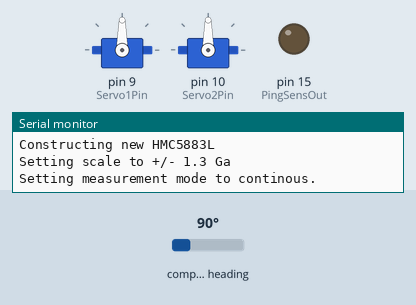
A sketch run on a simulated Arduino Uno, built with avr-gcc and run on an emulated ATmega328P. On the bench: 2 × servo, output pins drawn as LEDs (lit = HIGH), the last lines printed to the serial monitor. Wiring (inferred from the names in the program): HMC5883L compass at I2C address 0x1E. Inputs (shaded band) come from the test bench; at power-on: compass heading 90°.

Above: at 0.1 s.
At 0.6 s:
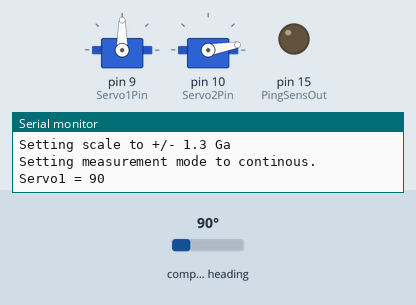
Timing chart, 0 to 2.1 s (numbered marks = the images above):
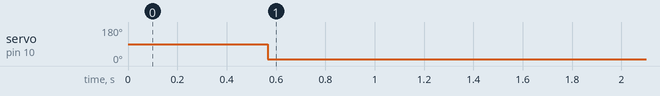

Measured:
- by itself, servo on pin 10 (Servo2Pin): 90° → 10° at 0.57 s

The sketch:

pointy.ino
```cpp
/*

Pin    Used  Function
1
2 INT
3 INT  X     Motor2
4
5      X     Motor3
6      X     Motor4
7
8
9      X    Servo1
10     .    Servo2
11     X    Motor1
12
13

14 A0  X    RightEncoder
15 A1  X    LeftEncoder
16 A2  X    PingOut
17 A3  X    PingIn
18 A4  X    SDA
19 A5  X    SDL

*/

#define DEBUG 1  //Debug Code  1=on 0=off.

//HMC5883L electronic compass
// Reference the I2C Library
#include <Wire.h>
#define I2CSDA 4 //Use Analog Pin 4 as SDA
#define I2CSDL 5 //Use Analog Pin 5 as SDL
// Reference the HMC5883L Compass Library
#include <HMC5883L.h>
// Store our compass as a variable.
HMC5883L compass;
int heading = 0;

//Servo Section
#include <Servo.h>
Servo myservo1;  // create servo object to control a servo
Servo myservo2;  // create servo object to control a servo
#define Servo1Pin 9
#define Servo2Pin 10

int Servo1Pos=90,Servo2Pos=90,Servo1Angle=0,Servo2Angle=0;
#define servoIncrementValue 30


//Motor Section
/*
 // motor pins

 Digital pin 11: DC Motor #1 / Stepper #1 (activation/speed control)
 Digital pin 3: DC Motor #2 / Stepper #1 (activation/speed control)
 Digital pin 5: DC Motor #3 / Stepper #2 (activation/speed control)
 Digital pin 6: DC Motor #4 / Stepper #2 (activation/speed control)

 Digital pin 4, 7, 8 and 12 are used to drive DC motors and Stepper motors via the 74HC595 serial-to-parallel latch
 All these pins are in use if any DC motors or steppers are used

 Digital pin 9: Servo #1 control
 Digital pin 10: Servo #2 control
 */

#include <AFMotor.h>
AF_DCMotor motor1(1,MOTOR12_1KHZ);
AF_DCMotor motor2(2,MOTOR12_1KHZ);
AF_DCMotor motor3(3,MOTOR34_1KHZ);
AF_DCMotor motor4(4,MOTOR34_1KHZ);

//AF_DCMotor motor1(1,MOTOR12_64KHZ);
//AF_DCMotor motor2(2,MOTOR12_64KHZ);
//AF_DCMotor motor3(3,MOTOR34_64KHZ);
//AF_DCMotor motor4(4,MOTOR34_64KHZ);

//Sound.
//#define BuzzerPin 14

// ultrasonic 1
#define PingSensOut 15  // pin for triggering pulse    INPUT
#define PingSensIn 16   // pin for recieving echo      OUPUT
int PingDist;           // how long it takes for the sound to rebound

// map
byte x,y;
const int points=20;
//Set up the world. It is only 40 units by 40 units.
byte mapArray[20][20];
//byte mapArray[15][15];

byte flags; //this a flag varable. Bit 1 is for run the rerouting.
//                     Bit 2 is used in sensorSweep() what way to sweep.

//Initial Starting point for Robot. is 39,39
int currentX=10,currentY=10;

//Pretend multi tasking
#include <TimedAction.h>
//TimedAction sweepAction = TimedAction(10,sensorSweep);

#if (DEBUG == 1)
//TimedAction printmapAction = TimedAction(10000,printMap);
#endif

//TimedAction turnAction = TimedAction(2000,TurnRight);
//TimedAction stopAction = TimedAction(10000,AllStop);

//Added to test!
int wanted_direction = 0;
;  //Direction wants to go.
int turndir = 1; // 0=Left 1=Right
int motorspeed = 255;


// ----------------------------------------------------------------------------------------------------------------------------------------------------------------------------

void setup() {
  // put your setup code here, to run once:

#if (DEBUG == 1)
  Serial.begin(9600); //Open Serial Port (Used as a Display for Debuging)
  //  Serial.begin(115200); //Open Serial Port (Used as a Display for Debuging)
  Serial.println("Starting the I2C interface.");

#endif


  Wire.begin(); // Start the I2C interface.

#if (DEBUG == 1)
  Serial.println("Constructing new HMC5883L");
#endif

  compass = HMC5883L(); // Construct a new HMC5883 compass.

#if (DEBUG == 1)
  Serial.println("Setting scale to +/- 1.3 Ga");
#endif

  compass.SetScale(1.3); // Set the scale of the compass.

#if (DEBUG == 1)
  Serial.println("Setting measurement mode to continous.");
#endif

  compass.SetMeasurementMode(Measurement_Continuous); // Set the measurement mode to Continuous

    heading = getlocation();

  //pinMode(BuzzerPin, OUTPUT);
  //tone(BuzzerPin,550,250);

  //Init the Servos.

  myservo1.attach(Servo1Pin);
  myservo2.attach(Servo2Pin);

  myservo1.write(Servo1Pos);
  myservo2.write(Servo2Pos);

  mapArray[currentX][currentY] = 11;   //Mark current position on map with a 9 for debuging.
  mapArray[1][1] = 240; //This is the GOAL.

  // ultrasonic 1
  pinMode(PingSensOut, OUTPUT);        // initialize the pulse pin as output:
  pinMode(PingSensIn, INPUT);         // initialize the echo_pin pin as an input:

}


void loop() {
    delay(500);
    heading = getlocation();
    Servo1Pos = 90 + heading;
    if(Servo1Pos > 180) Servo1Pos = -360+Servo1Pos;
    else if(Servo1Pos < -180) Servo1Pos = 360+Servo1Pos;

    if(Servo1Pos < 0){
      Servo2Pos = 10;
      Servo1Pos = 180+Servo1Pos;

    }
    else{
      Servo2Pos = 150;
    }

#if (DEBUG == 1)
  Serial.print("Servo1 = ");
  Serial.println(Servo1Pos);

#endif


    myservo1.write(Servo1Pos);
    myservo2.write(Servo2Pos);


}


void testturn() {
  //TEST
  //getlocation();
  int heading = getlocation();
  int diff = heading - wanted_direction;   // how many degrees are we off

#if (DEBUG == 1)
  Serial.print("Heading : ");
  Serial.print(heading);
  Serial.print("\tWanted Direction :");
  Serial.print(wanted_direction);
  Serial.print("\tDifference :");
  Serial.print(diff);
#endif


  // modify degress
  if(diff > 180)
    diff = -360+diff;
  else if(diff < -180)
    diff = 360+diff;


    if(diff > 20) {
    // Turn Left
    turndir = 0;
  }
  else if(diff < -20) {
    // Turn Right
    turndir = 1;
  }
  else{
    turndir = 2;
  }


#if (DEBUG == 1)
  Serial.print("\tModified Difference :");
  Serial.print(diff);
#endif

#if (DEBUG == 1)
  Serial.print("\tTurn Diection :");
  Serial.print(turndir);
#endif

  diff = map(diff, -180, 180, 0, 255);   // Make the robot turn to its proper orientation

#if (DEBUG == 1)
  Serial.print("\tPower :");
  Serial.print(diff);
#endif

if (diff > 90 || diff < -90)  motorspeed = 255;
else motorspeed = 100;

  //motorspeed = map(diff, 0, 45, 0, 255);

#if (DEBUG == 1)
  Serial.print("\tMoving :");
#endif


  if(turndir == 0) {
#if (DEBUG == 1)
    Serial.println("Left");
#endif
    TurnLeft();
  } else if(turndir == 1) {
#if (DEBUG == 1)
    Serial.println("Right");
#endif
    TurnRight();
  } else {
#if (DEBUG == 1)
    Serial.println("Stop");
#endif
    AllStop();
  }

}

void updatemap(int angle, int distance){
  int newX,newY,countdown;

  //Take distance in cm and convert to Feet
  distance = distance / 30;

  //Convert angle from degreese to radians
  newX = currentX + (cos(angle * DEG_TO_RAD) * distance);
  newY = currentY + (sin(angle * DEG_TO_RAD) * distance);

  //Mark on map where the obstacle was.
  if ((newX < points) && (newY < points) && (newX > 0) && (newY > 0)){

    if ((mapArray[newX][newY] >= 22)) {
      //Oh Crap! I have a new object in the Path data.
      mapArray[newX][newY] = 1;
      bitSet(flags, 1); // Set the Flag on Bit 1. This runs the Routing.
    }
    else if (mapArray[newX][newY] < 10) {
      ++mapArray[newX][newY];
    }

    //Mark area clear between me and obstacle.
    for (countdown = 0; countdown < distance - 1; countdown = countdown + 1) {
      newX = currentX + (cos(angle * DEG_TO_RAD) * countdown);
      newY = currentY + (sin(angle * DEG_TO_RAD) * countdown);
      if (mapArray[newX][newY] <= 10)
        mapArray[newX][newY] = 0;
    }
  }

  mapArray[currentX][currentY] = 11;
}

void sensorSweep(){
  bitRead(flags, 2) ? Servo1Pos+=servoIncrementValue : Servo1Pos-=servoIncrementValue; //increment or decrement current position
  if (Servo1Pos>160){
    bitClear(flags, 2);
    Servo1Pos = 160;
  }
  else if (Servo1Pos < 10){
    bitSet(flags, 2);
    Servo1Pos = 0;
  }

  myservo1.write(Servo1Pos);

  SonarScan();                          //scan for distance measurements

  heading = getlocation();

#if (DEBUG == 1)
  Serial.print(heading);
  Serial.println("degrees\t");
#endif

  //Need to Add on Compass
  Servo1Angle = -(Servo1Pos - 90);
  heading = getlocation();

#if (DEBUG == 1)
  Serial.print(Servo1Pos);
  Serial.print(" Servo1Pos\t");
  Serial.print(Servo1Angle);
  Serial.print(" Servo1Angle\t");
#endif

  Servo1Angle = -(Servo1Pos - 90) + heading;
  if (Servo1Angle > 360) Servo1Angle -= 360;

  if (DEBUG == 1) {
    Serial.print(Servo1Angle);
    Serial.println(" Servo1Heading\t");
  }

  updatemap(Servo1Angle,PingDist);
}

int SonarScan(){
  digitalWrite(PingSensOut, LOW);
  delayMicroseconds(2);
  digitalWrite(PingSensOut, HIGH);
  delayMicroseconds(10);
  digitalWrite(PingSensOut, LOW);
  PingDist = pulseIn(PingSensIn,10) / 29.1 / 2;

  //  tone(BuzzerPin, map(PingDist, 167, 1, 120, 1500),map(PingDist, 167, 1, 1000, 300));
  //tone(BuzzerPin, map(PingDist, 167, 1, 120, 1500),50);

#if (DEBUG == 1)
  if (PingDist <= 0) {
    Serial.println("Out of range");
  }
  else {
    Serial.print(PingDist);
    Serial.print("cm");
    Serial.println();
    Serial.flush();
  }
#endif

  return(PingDist);
}

//Below is used for the freeMemory function. I am not going to explain this at all. As far too complicated!
extern unsigned int __bss_end;
extern unsigned int __heap_start;
extern void *__brkval;
int freeMemory() {
  int free_memory;

  if((int)__brkval == 0)
    free_memory = ((int)&free_memory) - ((int)&__bss_end);
  else
    free_memory = ((int)&free_memory) - ((int)__brkval);
  return free_memory;
}

void waveFill()
{
  int minVal;
  int reset_minVal = 13;  //Lowest value to go to. 1-10 = Used for Objects, 11 = Robot, 240 = goal
  for (int i = 0; i < 239; i++)   //Scroll through find solution "i" times, IF IT LEAVES WHITE WITHOUT SOLVING INCREASE THIS
  {
    for (x = 0; x < points; x++)   //Scroll down the MAP Array
    {
      for (int y = 0; y < points; y++)   //Scroll across the MAP Array
      {
        //if Location is a clear or the Goal
        if (mapArray[x][y] == 0 || mapArray[x][y] == 11) //THEN FIND THE HIGHEST VALUE AROUND CURRENT COORDINATE
        {
          minVal = reset_minVal;  //Clear minVal data from last round
          //Right   ***************************************************************
          if (x < points - 1)//not out of boundary
            if (mapArray[x + 1][y] > minVal && mapArray[x + 1][y] < 241)
            {   //IF TO THE RIGHTS VALUE IS GREATER THAN minVal & IS IN RANGE
              minVal = mapArray[x + 1][y];
            }
          //Left   ****************************************************************
          if (x > 0)
            if (mapArray[x - 1][y] > minVal && mapArray[x - 1][y] < 241)
            {   //IF TO THE LEFTS VALUE IS GREATER THAN minVal & IS IN RANGE
              minVal = mapArray[x - 1][y];
            }
          //Down  *****************************************************************
          if (y < points - 1)
            if (mapArray[x][y + 1] > minVal && mapArray[x][y + 1] < 241)
            {   //IF BELOWS VALUE IS GREATER THAN minVal & IS IN RANGE
              minVal = mapArray[x][y + 1];
            }
          //Up  *******************************************************************
          if (y > 0)
            if (mapArray[x][y - 1] > minVal && mapArray[x][y - 1] < 241)
            {   //IF ABOVES VALUE IS GREATER THAN minVal & IS IN RANGE
              minVal = mapArray[x][y - 1];
            }

          //If Value > reset_minVal && Location is a Robot. SOLVED & EXIT
          if (minVal > reset_minVal && mapArray[x][y] == 11)
          {
            return;
          }
          else if (minVal != reset_minVal)  //If Value doesn't equal the reset value change current coordinate with the min value found - 1
          {
            mapArray[x][y] = minVal - 1;
          }
        }
      }
    }
  }
  //0 = Clear, 1-10 = Object, 11 = Robot, 240 = Goal, Above 240 Reserved for Upgrades
  bitClear(flags, 1); // Clear the Flag on Bit 1. We have done the routing.
}

void clearMap()
{
  for (x = 0; x < points; x++)   //Scroll down the MAP Array
  {
    for (y = 0; y < points; y++)   //Scroll across the MAP Array
    {
      if (mapArray[x][y] > 11 && mapArray[x][y] < 241)  //If the map Coordinate is between 11 & 240 reset to Zero
      {
        mapArray[x][y] = 0;
      }
    }
  }
}

#if (DEBUG == 1)
void printMap(){
  //Print out the MAP!
  Serial.println();
  for (y = 0; y < points; y = y + 1) {
    Serial.print(y);
    Serial.print("\t");
    for (x = 0; x < points; x = x + 1) {
      if (mapArray[x][y] < 10) {
        Serial.print(" ");
      }
      if (mapArray[x][y] < 100) {
        Serial.print(" ");
      }
      Serial.print(mapArray[x][y]);
      Serial.print(" ");
    }
    Serial.println();
    Serial.flush();
  }
}
#endif

// getlocation() is the HMC5883L
int getlocation(){
  MagnetometerScaled scaled = compass.ReadScaledAxis();
  int MilliGauss_OnThe_XAxis = scaled.XAxis;// (or YAxis, or ZAxis)
  float heading = atan2(scaled.YAxis, scaled.XAxis);

  if(heading < 0) heading += 2*PI;
  heading = (heading * 180/M_PI);
  return(heading);
}

int rotatetoheading(int gotoheading){
  return(1);
}

void TurnRight(){
  motor1.setSpeed(motorspeed);
  motor2.setSpeed(motorspeed);
  motor3.setSpeed(motorspeed);
  motor4.setSpeed(motorspeed);
  motor1.run(FORWARD);
  motor2.run(BACKWARD);
  motor3.run(BACKWARD);
  motor4.run(FORWARD);
}

void TurnLeft(){
  motor1.setSpeed(motorspeed);
  motor2.setSpeed(motorspeed);
  motor3.setSpeed(motorspeed);
  motor4.setSpeed(motorspeed);
  motor1.run(BACKWARD);
  motor2.run(FORWARD);
  motor3.run(FORWARD);
  motor4.run(BACKWARD);
}

void Forward(){
  motor1.setSpeed(motorspeed);
  motor2.setSpeed(motorspeed);
  motor3.setSpeed(motorspeed);
  motor4.setSpeed(motorspeed);
  motor1.run(FORWARD);
  motor2.run(FORWARD);
  motor3.run(FORWARD);
  motor4.run(FORWARD);
}

void Backward(){
  motor1.setSpeed(motorspeed);
  motor2.setSpeed(motorspeed);
  motor3.setSpeed(motorspeed);
  motor4.setSpeed(motorspeed);
  motor1.run(BACKWARD);
  motor2.run(BACKWARD);
  motor3.run(BACKWARD);
  motor4.run(BACKWARD);
}


void AllStop(){
  motor1.setSpeed(0);
  motor2.setSpeed(0);
  motor3.setSpeed(0);
  motor4.setSpeed(0);
  motor1.run(RELEASE);
  motor2.run(RELEASE);
  motor3.run(RELEASE);
  motor4.run(RELEASE);
}
```
